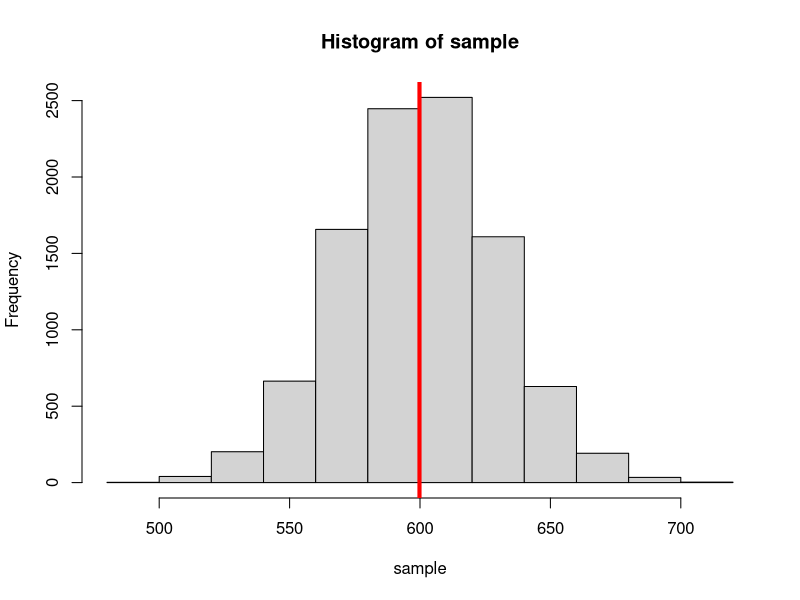

Write R code to recreate this figure.
## ---- chunk 1
n <- 10000
mu <- 600 
sigma <- 30 

sample <- rnorm(n = n, mean = mu, sd = sigma)
hist(sample)
abline(v = mean(sample), col = "red", lwd = 4)
